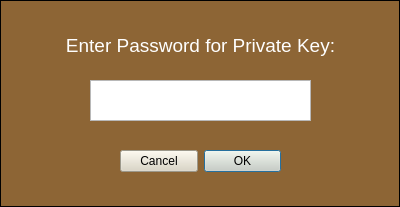
<?xml version="1.0" encoding="UTF-8"?>
<ui version="4.0">
 <class>Dialog</class>
 <widget class="QDialog" name="Dialog">
  <property name="geometry">
   <rect>
    <x>0</x>
    <y>0</y>
    <width>400</width>
    <height>207</height>
   </rect>
  </property>
  <property name="windowTitle">
   <string>Dialog</string>
  </property>
  <property name="styleSheet">
   <string notr="true">QPushButton {
	background-color: #dbd5c3;
}
QDialog { 
   border: 1px solid black;
    background-color: #8d6535;
}</string>
  </property>
  <widget class="QDialogButtonBox" name="buttonBox">
   <property name="geometry">
    <rect>
     <x>120</x>
     <y>150</y>
     <width>161</width>
     <height>23</height>
    </rect>
   </property>
   <property name="layoutDirection">
    <enum>Qt::RightToLeft</enum>
   </property>
   <property name="standardButtons">
    <set>QDialogButtonBox::Cancel|QDialogButtonBox::Ok</set>
   </property>
  </widget>
  <widget class="QTextEdit" name="passwordInputText">
   <property name="geometry">
    <rect>
     <x>90</x>
     <y>80</y>
     <width>221</width>
     <height>41</height>
    </rect>
   </property>
   <property name="font">
    <font>
     <pointsize>12</pointsize>
     <weight>50</weight>
     <italic>false</italic>
     <bold>false</bold>
     <underline>false</underline>
     <kerning>true</kerning>
    </font>
   </property>
  </widget>
  <widget class="QLabel" name="passwordLabel">
   <property name="geometry">
    <rect>
     <x>0</x>
     <y>30</y>
     <width>401</width>
     <height>31</height>
    </rect>
   </property>
   <property name="font">
    <font>
     <family>Arial</family>
     <pointsize>14</pointsize>
     <weight>50</weight>
     <italic>false</italic>
     <bold>false</bold>
     <underline>false</underline>
     <kerning>true</kerning>
    </font>
   </property>
   <property name="styleSheet">
    <string notr="true">QLabel {
	color: white;
}</string>
   </property>
   <property name="text">
    <string>Enter Password for Private Key:</string>
   </property>
   <property name="alignment">
    <set>Qt::AlignCenter</set>
   </property>
  </widget>
 </widget>
 <resources/>
 <connections/>
</ui>
